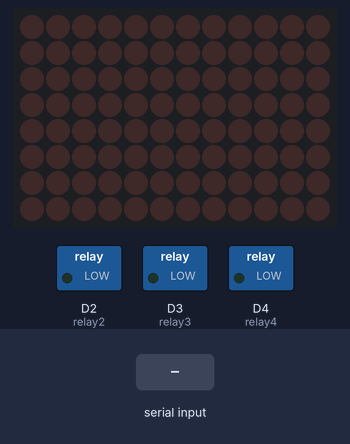
Bench run of a sketch on a simulated Arduino Uno R4 WiFi. Parts: 12×8 LED matrix, switched loads named in the sketch (green lamp = pin HIGH). The test bench sets the inputs (shaded band).

Above: at 1.2 s.
1.3 s: "A" received over Serial
At 2.2 s:
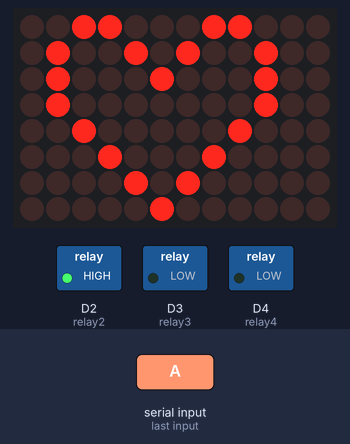
2.8 s: "O" received over Serial
At 3.3 s:
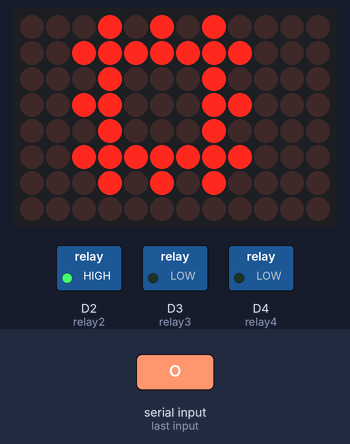
4.3 s: "H" received over Serial
At 5.5 s:
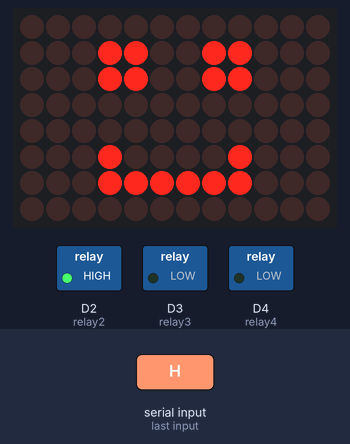
5.8 s: "B" received over Serial
At 6.8 s:
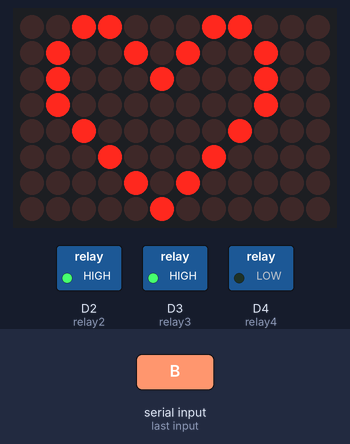
7.3 s: "a" received over Serial
At 8.0 s:
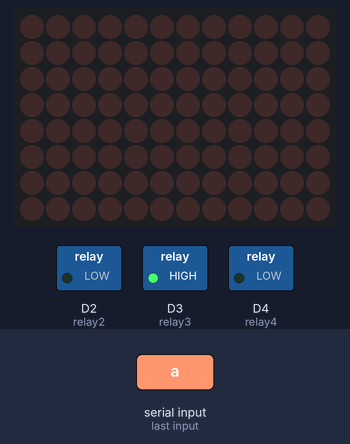
8.8 s: "C" received over Serial
At 9.1 s:
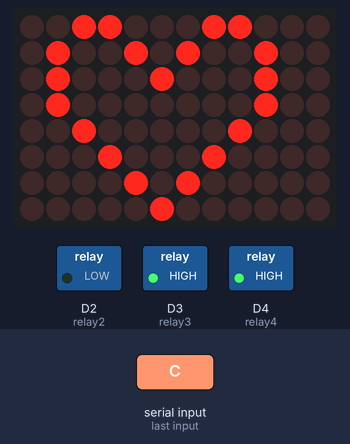
Timing chart, 0 to 11.3 s (numbered marks = the images above; inputs shaded):
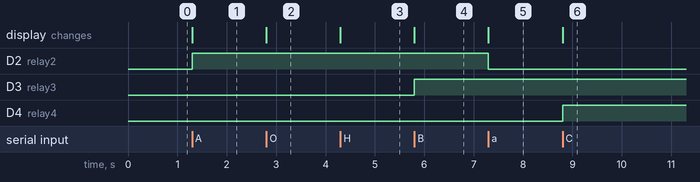

The sketch:

Kabin_arduino_program.ino
```cpp
// created by KkingGz


#include "frames.h"                      // import frames.h file
#include "Arduino_LED_Matrix.h"          // this library is only for R4


int relay2 = 2;                          // set up relay module
int relay3 = 3;
int relay4 = 4;


byte val;                                 // take commands value
ArduinoLEDMatrix matrix;                  // Create an instance of the ArduinoLEDMatrix class

void setup() {
  Serial.begin(9600);                     // Initialize serial communication at a baud rate of 9600
  pinMode(relay2, OUTPUT);                // set up relay module
  pinMode(relay3, OUTPUT);
  pinMode(relay4, OUTPUT);
  digitalWrite(relay2, LOW);              // set up all relay channels to LOW
  digitalWrite(relay3, LOW);
  digitalWrite(relay4, LOW);
  matrix.begin();                         // Initialize the LED matrix **only for R4**
}

void loop() {
  while(Serial.available() > 0){          // create the loop for taking val
    val = Serial.read();                  // read val from python
    if(val == 'O'){
      matrix.loadFrame(turnOnLight);      //recieve val O from python to LightON **only for R4**
    }
    if(val == 'F'){
      matrix.loadFrame(turnOffLight);     //recieve val F from python to LightOFF **only for R4**
    }
    if(val == 'H'){
      matrix.loadFrame(happy);            //recieve val H from python to make R4 smile **only for R4**
    }
    if(val == 'A'){
      digitalWrite(relay2, HIGH);         //recieve val A from python to set relay2 HIGH
      matrix.loadFrame(heart);
    }
    if(val == 'a'){
      digitalWrite(relay2, LOW);          //recieve val a from python to set relay2 LOW
      matrix.loadFrame(turnOffLight);
    }
    if(val == 'B'){
      digitalWrite(relay3, HIGH);         //recieve val B from python to set relay3 HIGH
      matrix.loadFrame(heart);
    }
    if(val == 'b'){
      digitalWrite(relay3, LOW);          //recieve val b from python to set relay3 LOW
      matrix.loadFrame(turnOffLight);
    }
    if(val == 'C'){
      digitalWrite(relay4, HIGH);         //recieve val C from python to set relay4 HIGH
      matrix.loadFrame(heart);
    }
    if(val == 'c'){
      digitalWrite(relay4, LOW);          //recieve val c from python to set relay4 LOW
      matrix.loadFrame(turnOffLight);
    }
    if(val == 'R'){
      digitalWrite(relay2, LOW);          //recieve val R from python to set all back to setup state
      digitalWrite(relay3, LOW);
      digitalWrite(relay4, LOW);
      matrix.loadFrame(turnOffLight);
    }
  }
}
```

frames.h
```cpp
// **only for R4**

const uint32_t turnOffLight[] = {
	0x00000000,
	0x00000000,
	0x00000000
};

const uint32_t turnOnLight[] = {
	0x1503f811,
	0x3181103,
	0xf8150000
};

const uint32_t happy[] = {
	0x19819,
	0x80000001,
	0x81f8000
};

const uint32_t heart[] = {
	0x3184a444,
	0x44042081,
	0x100a0040
};
```

Measured:
- after the input at 1.3 s, D2 (relay2): LOW → HIGH at once; the display: changes at once (image 1)
- after the input at 2.8 s, the display: changes at once (image 2)
- after the input at 4.3 s, the display: changes at once (image 3)
- after the input at 5.8 s, D3 (relay3): LOW → HIGH at once; the display: changes at once (image 4)
- after the input at 7.3 s, D2 (relay2): HIGH → LOW at once; the display: changes at once (image 5)
- after the input at 8.8 s, D4 (relay4): LOW → HIGH at once; the display: changes at once (image 6)
